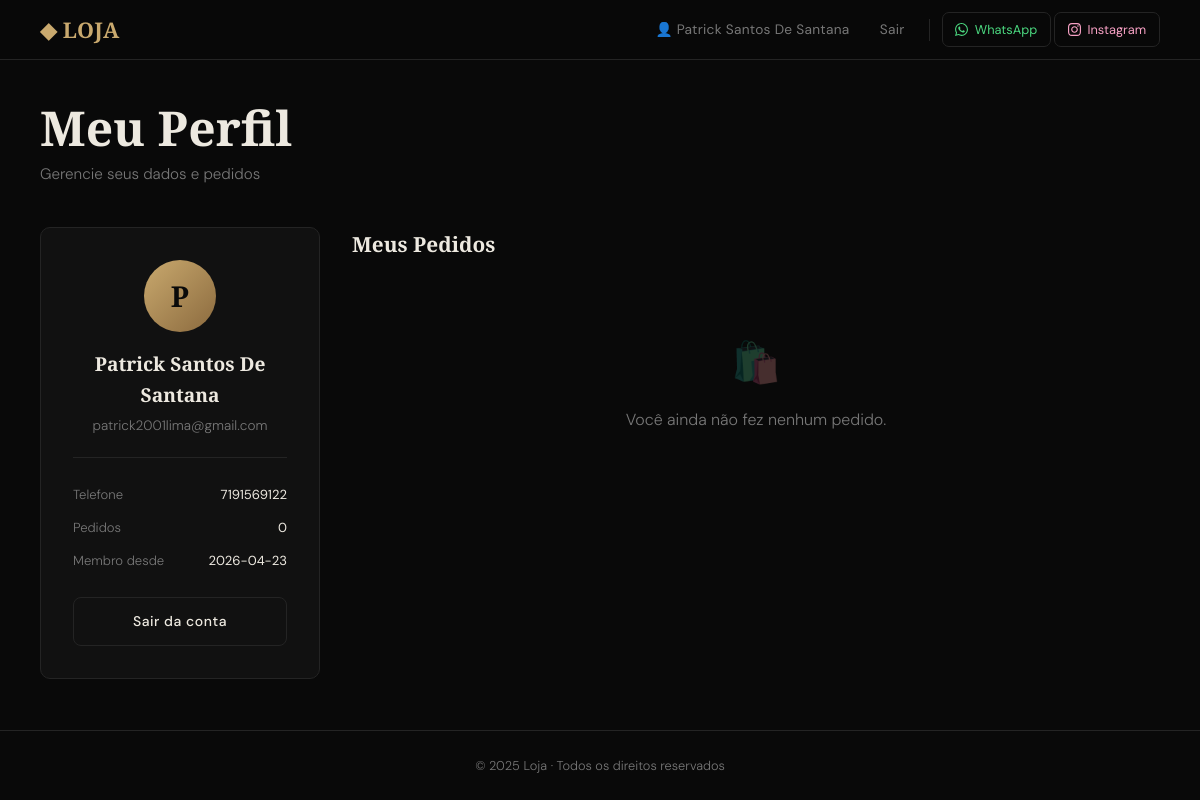
The app's page /perfil (signed in) with its own data.
### tables this page shows
CREATE TABLE usuarios (
            id          INTEGER PRIMARY KEY AUTOINCREMENT,
            nome        TEXT    NOT NULL,
            email       TEXT    NOT NULL UNIQUE,
            senha       TEXT    NOT NULL,
            telefone    TEXT,
            criado_em   TEXT    DEFAULT (datetime('now','localtime'))
        );

### app.py (the view)
@app.route('/perfil')
@login_required
def perfil():
    conn = get_db()
    usuario = conn.execute('SELECT * FROM usuarios WHERE id=?', (session['usuario_id'],)).fetchone()
    pedidos = conn.execute(
        'SELECT * FROM pedidos WHERE usuario_id=? ORDER BY criado_em DESC',
        (session['usuario_id'],)
    ).fetchall()
    conn.close()
    return render_template('perfil.html', usuario=usuario, pedidos=pedidos)

### app.py (called while the page is built)
def get_db():
    conn = sqlite3.connect(DB_PATH)
    conn.row_factory = sqlite3.Row
    return conn

def login_required(f):
    @wraps(f)
    def decorated(*args, **kwargs):
        if 'usuario_id' not in session:
            return redirect(url_for('login'))
        return f(*args, **kwargs)
    return decorated

### templates/perfil.html (shortened to what this page needs)
{% extends 'base.html' %}
{% block content %}
<h1 class="page-title fade-up">Meu Perfil</h1>
<p class="page-subtitle fade-up-2">Gerencie seus dados e pedidos</p>
<div class="perfil-grid">
    <div class="perfil-card fade-up">
        <div class="perfil-avatar">{{ usuario.nome[0]|upper }}</div>
        <div class="perfil-nome">{{ usuario.nome }}</div>
        <div class="perfil-email">{{ usuario.email }}</div>
        <div class="perfil-info">
            {% if usuario.telefone %}
            <div class="info-row">
                <span class="info-key">Telefone</span>
                <span class="info-val">{{ usuario.telefone }}</span>
            </div>
            {% endif %}
            <div class="info-row">
                <span class="info-key">Pedidos</span>
                <span class="info-val">{{ pedidos|length }}</span>
            </div>
            <div class="info-row">
                <span class="info-key">Membro desde</span>
                <span class="info-val">{{ usuario.criado_em[:10] if usuario.criado_em else '—' }}</span>
            </div>
        </div>
        <a href="{{ url_for('logout') }}" class="btn btn-ghost" style="margin-top:1.25rem; width:100%; justify-content:center">Sair da conta</a>
    </div>
    <div class="pedidos-section fade-up-2">
        <h2>Meus Pedidos</h2>
        {% if pedidos %}
            {% for p in pedidos %}
            <div class="pedido-item">
                <div class="pedido-id">#{{ p.id }}</div>
                <div class="pedido-info">
                    <div class="pedido-total">R$ {{ '%.2f'|format(p.total) }}</div>
                    <div class="pedido-data">{{ p.criado_em[:16] if p.criado_em else '' }}</div>
                </div>
                <span class="pedido-status status-{{ p.status }}">{{ p.status }}</span>
            </div>
            {% endfor %}
        {% else %}
            <div class="empty-pedidos">
                <span>🛍️</span>
                <p>Você ainda não fez nenhum pedido.</p>
            </div>
        {% endif %}
    </div>
</div>
{% endblock %}

### templates/base.html (shortened to what this page needs)
<!DOCTYPE html>
<html lang="pt-BR">
<head>
</head>
<body>
<nav>
    <a href="{{ url_for('index') }}" class="nav-logo">◆ LOJA</a>
    {% if session.usuario_id %}
        <a href="{{ url_for('perfil') }}" class="nav-link">👤 {{ session.usuario_nome }}</a>
        <a href="{{ url_for('logout') }}" class="nav-link">Sair</a>
    {% else %}
        <a href="{{ url_for('login') }}" class="nav-link">Entrar</a>
        <a href="{{ url_for('cadastro') }}" class="nav-link">Cadastrar</a>
    {% endif %}
    <a href="https://wa.me/{{ whatsapp|default('') }}" target="_blank" class="nav-social-btn wa">
        WhatsApp
    </a>
    <a href="https://instagram.com/{{ instagram|default('') }}" target="_blank" class="nav-social-btn ig">
        Instagram
    </a>
</nav>
<main>{% block content %}{% endblock %}</main>
<footer>
    <p>© 2025 Loja · Todos os direitos reservados</p>
</footer>
</body>
</html>

### templates/base.html (style rules this page uses)
:root { --bg: #090909; --surface: #111; --surface2: #181818; --border: #242424; --text: #ede9e0; --muted: #777; --muted2: #555; --accent: #c9a96e; --accent-light: #e5c98a; --success: #52b87a; --danger: #e05555; --r: 10px; --display: 'Playfair Display', Georgia, serif; --body: 'DM Sans', sans-serif; }
*, *::before, *::after { box-sizing: border-box; margin: 0; padding: 0; }
html { scroll-behavior: smooth; }
body { background: var(--bg); color: var(--text); font-family: var(--body); font-weight: 300; line-height: 1.65; min-height: 100vh; display: flex; flex-direction: column; }
nav { position: sticky; top: 0; z-index: 200; background: rgba(9,9,9,0.88); backdrop-filter: blur(24px); -webkit-backdrop-filter: blur(24px); border-bottom: 1px solid var(--border); padding: 0 2.5rem; height: 60px; display: flex; align-items: center; gap: 0.2rem; }
.nav-logo { font-family: var(--display); font-size: 1.35rem; font-weight: 700; color: var(--accent); text-decoration: none; letter-spacing: 0.01em; margin-right: auto; }
nav a.nav-link { color: var(--muted); text-decoration: none; font-size: 0.855rem; font-weight: 400; padding: 0.45rem 0.85rem; border-radius: 7px; transition: color .18s, background .18s; letter-spacing: 0.02em; }
.nav-social-btn { display: inline-flex; align-items: center; gap: 0.4rem; font-size: 0.8rem; font-weight: 400; padding: 0.4rem 0.8rem; border-radius: 7px; text-decoration: none; transition: all .18s; border: 1px solid var(--border); }
.nav-social-btn.wa { color: #4cd980; }
.nav-social-btn.ig { color: #f7a1c4; }
main { flex: 1; padding: 2.5rem; max-width: 1200px; margin: 0 auto; width: 100%; }
h1.page-title { font-family: var(--display); font-size: clamp(1.9rem, 4vw, 3rem); font-weight: 700; line-height: 1.15; color: var(--text); margin-bottom: 0.4rem; }
.page-subtitle { color: var(--muted); font-size: 0.95rem; margin-bottom: 2.5rem; }
.btn { display: inline-flex; align-items: center; justify-content: center; gap: 0.5rem; padding: 0.75rem 1.5rem; border-radius: 8px; font-family: var(--body); font-size: 0.875rem; font-weight: 500; letter-spacing: 0.04em; cursor: pointer; text-decoration: none; transition: all .2s; border: none; }
.btn-ghost { background: transparent; color: var(--text); border: 1px solid var(--border); }
footer { border-top: 1px solid var(--border); padding: 1.5rem 2.5rem; text-align: center; color: var(--muted); font-size: 0.8rem; margin-top: auto; }
.fade-up { animation: fadeUp .45s ease forwards; }
.fade-up-2 { animation: fadeUp .45s .1s ease both; }

### templates/perfil.html (style rules this page uses)
.perfil-grid { display: grid; grid-template-columns: 280px 1fr; gap: 2rem; align-items: start; }
.perfil-card { background: var(--surface); border: 1px solid var(--border); border-radius: var(--r); padding: 2rem; text-align: center; position: sticky; top: 80px; }
.perfil-avatar { width: 72px; height: 72px; border-radius: 50%; background: linear-gradient(135deg, var(--accent), #8b6a3e); display: flex; align-items: center; justify-content: center; font-family: var(--display); font-size: 1.8rem; font-weight: 700; color: #0a0a0a; margin: 0 auto 1rem; }
.perfil-nome { font-family: var(--display); font-size: 1.2rem; font-weight: 700; margin-bottom: 0.25rem; }
.perfil-email { color: var(--muted); font-size: 0.85rem; margin-bottom: 1.25rem; word-break: break-all; }
.perfil-info { text-align: left; border-top: 1px solid var(--border); padding-top: 1.25rem; }
.info-row { display: flex; justify-content: space-between; font-size: 0.82rem; padding: 0.35rem 0; }
.info-key { color: var(--muted); }
.info-val { color: var(--text); font-weight: 400; }
.pedidos-section h2 { font-family: var(--display); font-size: 1.3rem; font-weight: 700; margin-bottom: 1.25rem; }
.empty-pedidos { text-align: center; padding: 3rem; color: var(--muted); }
.empty-pedidos span { display: block; font-size: 2.5rem; opacity: .25; margin-bottom: 0.75rem; }

### records on screen
usuarios: usuario_nome "Patrick Santos De Santana", nome "P", nome "Patrick Santos De Santana", email "patrick2001lima@gmail.com", telefone "7191569122", criado_em "2026-04-23"

### other values on screen
{{ pedidos|length }} "0"
